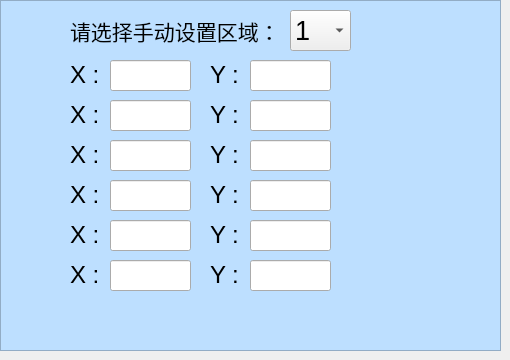
         <widget class="QWidget" name="tab_areahand">
          <attribute name="icon">
           <iconset resource="picture_.qrc">
            <normaloff>:/picture/quyuhand.png</normaloff>:/picture/quyuhand.png</iconset>
          </attribute>
          <attribute name="title">
           <string/>
          </attribute>
          <widget class="QFrame" name="frame_areahandset">
           <property name="geometry">
            <rect>
             <x>0</x>
             <y>0</y>
             <width>501</width>
             <height>351</height>
            </rect>
           </property>
           <property name="styleSheet">
            <string notr="true">#frame_areahandset
{
background-color: rgb(189,223,255);
}</string>
           </property>
           <property name="frameShape">
            <enum>QFrame::StyledPanel</enum>
           </property>
           <property name="frameShadow">
            <enum>QFrame::Raised</enum>
           </property>
           <widget class="QLabel" name="label">
            <property name="geometry">
             <rect>
              <x>70</x>
              <y>10</y>
              <width>211</width>
              <height>41</height>
             </rect>
            </property>
            <property name="font">
             <font>
              <pointsize>16</pointsize>
             </font>
            </property>
            <property name="text">
             <string>请选择手动设置区域：</string>
            </property>
           </widget>
           <widget class="QLineEdit" name="lineEdit_x1">
            <property name="geometry">
             <rect>
              <x>110</x>
              <y>60</y>
              <width>81</width>
              <height>31</height>
             </rect>
            </property>
           </widget>
           <widget class="QLineEdit" name="lineEdit_y1">
            <property name="geometry">
             <rect>
              <x>250</x>
              <y>60</y>
              <width>81</width>
              <height>31</height>
             </rect>
            </property>
           </widget>
           <widget class="QLineEdit" name="lineEdit_x2">
            <property name="geometry">
             <rect>
              <x>110</x>
              <y>100</y>
              <width>81</width>
              <height>31</height>
             </rect>
            </property>
           </widget>
           <widget class="QLineEdit" name="lineEdit_x3">
            <property name="geometry">
             <rect>
              <x>110</x>
              <y>140</y>
              <width>81</width>
              <height>31</height>
             </rect>
            </property>
           </widget>
           <widget class="QLineEdit" name="lineEdit_x4">
            <property name="geometry">
             <rect>
              <x>110</x>
              <y>180</y>
              <width>81</width>
              <height>31</height>
             </rect>
            </property>
           </widget>
           <widget class="QLineEdit" name="lineEdit_x5">
            <property name="geometry">
             <rect>
              <x>110</x>
              <y>220</y>
              <width>81</width>
              <height>31</height>
             </rect>
            </property>
           </widget>
           <widget class="QLineEdit" name="lineEdit_x6">
            <property name="geometry">
             <rect>
              <x>110</x>
              <y>260</y>
              <width>81</width>
              <height>31</height>
             </rect>
            </property>
           </widget>
           <widget class="QLineEdit" name="lineEdit_y2">
            <property name="geometry">
             <rect>
              <x>250</x>
              <y>100</y>
              <width>81</width>
              <height>31</height>
             </rect>
            </property>
           </widget>
           <widget class="QLineEdit" name="lineEdit_y3">
            <property name="geometry">
             <rect>
              <x>250</x>
              <y>140</y>
              <width>81</width>
              <height>31</height>
             </rect>
            </property>
           </widget>
           <widget class="QLineEdit" name="lineEdit_y4">
            <property name="geometry">
             <rect>
              <x>250</x>
              <y>180</y>
              <width>81</width>
              <height>31</height>
             </rect>
            </property>
           </widget>
           <widget class="QLineEdit" name="lineEdit_y5">
            <property name="geometry">
             <rect>
              <x>250</x>
              <y>220</y>
              <width>81</width>
              <height>31</height>
             </rect>
            </property>
           </widget>
           <widget class="QLineEdit" name="lineEdit_y6">
            <property name="geometry">
             <rect>
              <x>250</x>
              <y>260</y>
              <width>81</width>
              <height>31</height>
             </rect>
            </property>
           </widget>
           <widget class="QLabel" name="label_71">
            <property name="geometry">
             <rect>
              <x>70</x>
              <y>60</y>
              <width>31</width>
              <height>30</height>
             </rect>
            </property>
            <property name="font">
             <font>
              <pointsize>18</pointsize>
             </font>
            </property>
            <property name="text">
             <string>X :</string>
            </property>
           </widget>
           <widget class="QLabel" name="label_72">
            <property name="geometry">
             <rect>
              <x>70</x>
              <y>100</y>
              <width>31</width>
              <height>30</height>
             </rect>
            </property>
            <property name="font">
             <font>
              <pointsize>18</pointsize>
             </font>
            </property>
            <property name="text">
             <string>X :</string>
            </property>
           </widget>
           <widget class="QLabel" name="label_73">
            <property name="geometry">
             <rect>
              <x>70</x>
              <y>140</y>
              <width>31</width>
              <height>30</height>
             </rect>
            </property>
            <property name="font">
             <font>
              <pointsize>18</pointsize>
             </font>
            </property>
            <property name="text">
             <string>X :</string>
            </property>
           </widget>
           <widget class="QLabel" name="label_74">
            <property name="geometry">
             <rect>
              <x>70</x>
              <y>180</y>
              <width>31</width>
              <height>30</height>
             </rect>
            </property>
            <property name="font">
             <font>
              <pointsize>18</pointsize>
             </font>
            </property>
            <property name="text">
             <string>X :</string>
            </property>
           </widget>
           <widget class="QLabel" name="label_75">
            <property name="geometry">
             <rect>
              <x>70</x>
              <y>220</y>
              <width>31</width>
              <height>30</height>
             </rect>
            </property>
            <property name="font">
             <font>
              <pointsize>18</pointsize>
             </font>
            </property>
            <property name="text">
             <string>X :</string>
            </property>
           </widget>
           <widget class="QLabel" name="label_76">
            <property name="geometry">
             <rect>
              <x>70</x>
              <y>260</y>
              <width>31</width>
              <height>30</height>
             </rect>
            </property>
            <property name="font">
             <font>
              <pointsize>18</pointsize>
             </font>
            </property>
            <property name="text">
             <string>X :</string>
            </property>
           </widget>
           <widget class="QLabel" name="label_77">
            <property name="geometry">
             <rect>
              <x>210</x>
              <y>220</y>
              <width>31</width>
              <height>30</height>
             </rect>
            </property>
            <property name="font">
             <font>
              <pointsize>18</pointsize>
             </font>
            </property>
            <property name="text">
             <string>Y :</string>
            </property>
           </widget>
           <widget class="QLabel" name="label_78">
            <property name="geometry">
             <rect>
              <x>210</x>
              <y>100</y>
              <width>31</width>
              <height>30</height>
             </rect>
            </property>
            <property name="font">
             <font>
              <pointsize>18</pointsize>
             </font>
            </property>
            <property name="text">
             <string>Y :</string>
            </property>
           </widget>
           <widget class="QLabel" name="label_79">
            <property name="geometry">
             <rect>
              <x>210</x>
              <y>60</y>
              <width>31</width>
              <height>30</height>
             </rect>
            </property>
            <property name="font">
             <font>
              <pointsize>18</pointsize>
             </font>
            </property>
            <property name="text">
             <string>Y :</string>
            </property>
           </widget>
           <widget class="QLabel" name="label_80">
            <property name="geometry">
             <rect>
              <x>210</x>
              <y>140</y>
              <width>31</width>
              <height>30</height>
             </rect>
            </property>
            <property name="font">
             <font>
              <pointsize>18</pointsize>
             </font>
            </property>
            <property name="text">
             <string>Y :</string>
            </property>
           </widget>
           <widget class="QLabel" name="label_81">
            <property name="geometry">
             <rect>
              <x>210</x>
              <y>180</y>
              <width>31</width>
              <height>30</height>
             </rect>
            </property>
            <property name="font">
             <font>
              <pointsize>18</pointsize>
             </font>
            </property>
            <property name="text">
             <string>Y :</string>
            </property>
           </widget>
           <widget class="QLabel" name="label_82">
            <property name="geometry">
             <rect>
              <x>210</x>
              <y>260</y>
              <width>31</width>
              <height>30</height>
             </rect>
            </property>
            <property name="font">
             <font>
              <pointsize>18</pointsize>
             </font>
            </property>
            <property name="text">
             <string>Y :</string>
            </property>
           </widget>
           <widget class="QComboBox" name="comboBox_whicharea">
            <property name="geometry">
             <rect>
              <x>290</x>
              <y>10</y>
              <width>61</width>
              <height>41</height>
             </rect>
            </property>
            <property name="font">
             <font>
              <pointsize>20</pointsize>
             </font>
            </property>
            <item>
             <property name="text">
              <string>1</string>
             </property>
            </item>
            <item>
             <property name="text">
              <string>2</string>
             </property>
            </item>
            <item>
             <property name="text">
              <string>3</string>
             </property>
            </item>
            <item>
             <property name="text">
              <string>4</string>
             </property>
            </item>
            <item>
             <property name="text">
              <string>5</string>
             </property>
            </item>
            <item>
             <property name="text">
              <string>6</string>
             </property>
            </item>
           </widget>
          </widget>
         </widget>
